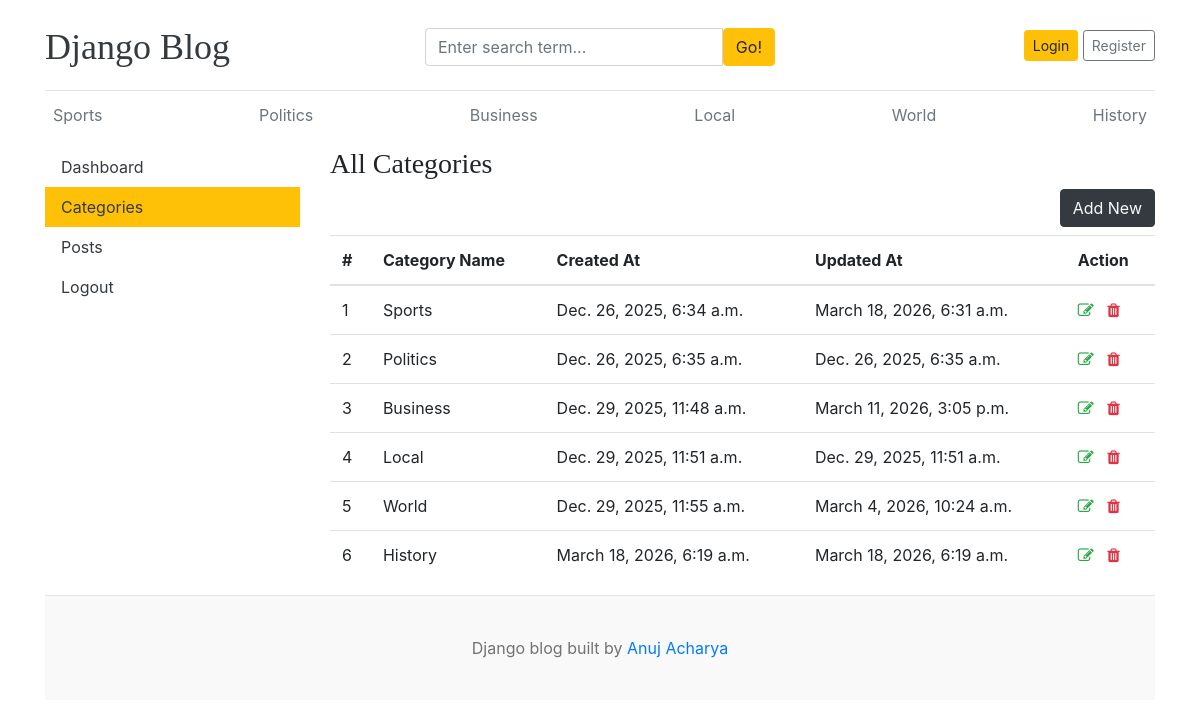
/dashboard/categories/, run on the app's committed database.
### blogs/models.py (models this page shows)
class Category(models.Model):
    category_name = models.CharField(max_length=100, unique=True)
    created_at = models.DateTimeField(auto_now_add=True)
    updated_at = models.DateTimeField(auto_now=True)
    class Meta:
        verbose_name_plural = 'categories'
    def __str__(self):
        return self.category_name

### dashboard/views.py (the view)
# urls.py: path('categories/', views.categories, name='categories'),
def categories(request):
    return render(request, 'dashboard/categories.html')

### blogs/context_processors.py (called while the page is built)
def get_categories(request):
    categories = Category.objects.all()
    return dict(categories  = categories)

def get_social_links(request):
    social_links = SocialLink.objects.all()
    return dict(social_links=social_links)

### templates/dashboard/categories.html (shortened to what this page needs)
{% extends 'base.html' %}
{% block content %}
<div class="row">
   {% include 'dashboard/sidebar.html' %}
    <div class="col-md-9">
        <h3>All Categories</h3>
        <a href="{% url 'add_categories' %}" class="btn btn-dark text-light float-right mb-2">Add New</a>
        <table class="table table-hover">
  <thead>
    <tr>
      <th>#</th>
      <th>Category Name</th>
      <th>Created At</th>
      <th>Updated At</th>
      <th>Action</th>
    </tr>
  </thead>
  <tbody>
    {% for cat in categories%}
    <tr>
      <td>{{forloop.counter}}</td>
      <td>{{cat}}</td>
      <td>{{cat.created_at}}</td>
      <td>{{cat.updated_at}}</td>
      <td>
        <a href="{% url 'edit_categories' cat.id %}"><i class="fa fa-edit text-success"></i> </a>
       <a href="{% url 'delete_categories' cat.id %}"> <i class="fa fa-trash text-danger" ></i></a>
      </td>
    </tr>
    {% endfor %}
  </tbody>
</table>
    </div>
</div>
{% endblock %}

### templates/base.html (shortened to what this page needs)
{% load static %}
<!DOCTYPE html>
<html lang="en">
<head>
    <link href="https://getbootstrap.com/docs/4.0/dist/css/bootstrap.min.css" rel="stylesheet">
    <link href="{% static 'css/blog.css' %}" rel="stylesheet">
    <link rel="stylesheet" href="https://cdnjs.cloudflare.com/ajax/libs/font-awesome/4.7.0/css/font-awesome.min.css">
  </head>
<body>
    <div class="container">
<header class="blog-header py-3">
        <div class="row flex-nowrap justify-content-between align-items-center">
          <div class="col-4 pt-1">
            <a class="blog-header-logo text-dark" href="/">Django Blog</a>
          </div>
            <div class="col-4 pt-1">
              <form action="{% url 'search'%}" method="get">
               <div class="input-group">
                        <input class="form-control" name="keyword" type="text" value="{{keyword}}" placeholder="Enter search term..." aria-label="Enter search term..." aria-describedby="button-search" />
                        <button type= "submit " class="btn btn-warning" id="button-search" type="button">Go!</button>
                    </div>
                    </form>
            </div>
            <div class="col-4 d-flex justify-content-end align-items-center">
            {% if not user.is_authenticated %}
            <a class="btn btn-sm btn-warning" href="{% url 'login'  %}">Login</a> &nbsp;
            <a class="btn btn-sm btn-outline-secondary" href="{% url 'register' %}">Register</a>
            {% else %}
                <span><a href="{% url 'dashboard' %}">Dashboard</a></span>
                &emsp;
                <span><a href="{% url 'logout' %}">Logout</a></span>
            {% endif %}
          </div>
        </div>
      </header>
      <div class="nav-scroller py-1 mb-2">
        <nav class="nav d-flex justify-content-between">
          {% for i in categories %}
          <a class="p-2 text-muted" href="{% url 'post_by_category' i.id%}" >{{i.category_name}}</a>
          {% endfor %}
        </nav>
      </div>
{% block content %}
{% endblock %}
 <footer class="blog-footer">
  <p>Django blog built by <a href="#">Anuj Acharya</a></p>
</footer>
</body>
</html>

### static/css/blog.css (style rules this page uses)
.blog-header { border-bottom: 1px solid #e5e5e5; }
.blog-header-logo { font-family: "Playfair Display", Georgia, "Times New Roman", serif; font-size: 2.25rem; }
h1, h2, h3, h4, h5, h6 { font-family: "Playfair Display", Georgia, "Times New Roman", serif; }
.blog-footer { padding: 2.5rem 0; color: #727272; text-align: center; background-color: #f9f9f9; border-top: .05rem solid #e5e5e5; }
.blog-footer p:last-child { margin-bottom: 0; }

### data on the page
Category: category_name "Sports", created_at "Dec. 26, 2025, 6:34 a.m.", updated_at "March 18, 2026, 6:31 a.m."
Category: category_name "Politics", created_at "Dec. 26, 2025, 6:35 a.m.", updated_at "Dec. 26, 2025, 6:35 a.m."
Category: category_name "Business", created_at "Dec. 29, 2025, 11:48 a.m.", updated_at "March 11, 2026, 3:05 p.m."
Category: category_name "Local", created_at "Dec. 29, 2025, 11:51 a.m.", updated_at "Dec. 29, 2025, 11:51 a.m."
Category: category_name "World", created_at "Dec. 29, 2025, 11:55 a.m.", updated_at "March 4, 2026, 10:24 a.m."
Category: category_name "History", created_at "March 18, 2026, 6:19 a.m.", updated_at "March 18, 2026, 6:19 a.m."
